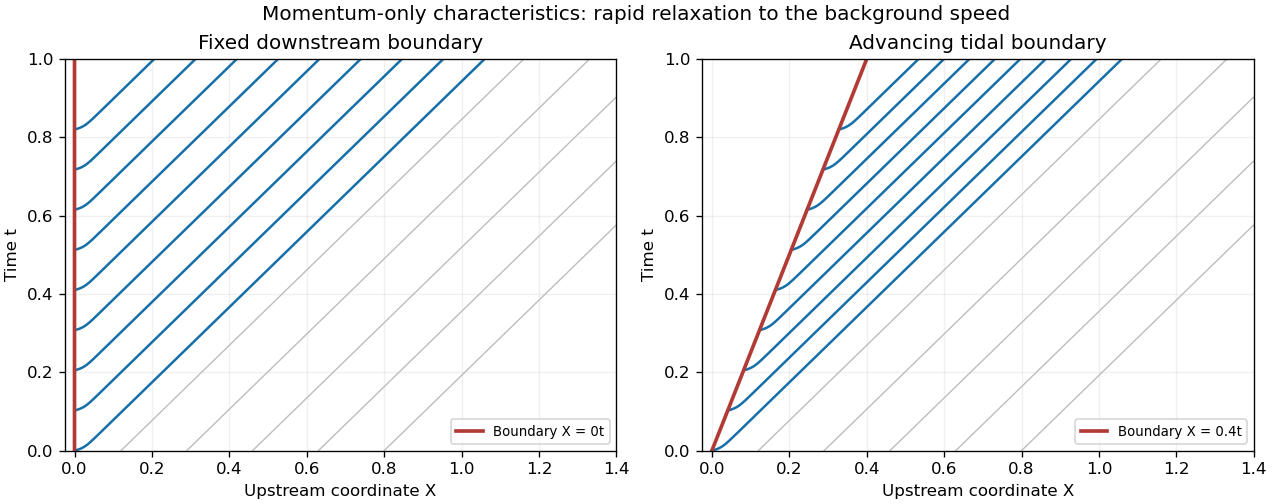

Recreate this plot in Python.
"""Original scalar momentum-model characteristics; writes PNG to cwd."""
from pathlib import Path
import numpy as np
import matplotlib
matplotlib.use('Agg')
import matplotlib.pyplot as plt

def main():
    froude, epsilon, boundary_u, tidal_speed = 0.7, 0.04, 0.65, 0.4
    age = np.linspace(0, 1, 10001)
    dt = age[1] - age[0]
    u = np.empty_like(age)
    u[0] = boundary_u
    def rhs(value):
        return (1 - value**3) / (epsilon * froude**2)
    for j in range(len(age)-1):
        k1 = rhs(u[j]); k2 = rhs(u[j]+dt*k1/2)
        k3 = rhs(u[j]+dt*k2/2); k4 = rhs(u[j]+dt*k3)
        u[j+1] = u[j] + dt*(k1+2*k2+2*k3+k4)/6
    speed = 1/(froude**2*u**2)-u
    displacement = np.r_[0, np.cumsum((speed[:-1]+speed[1:])*dt/2)]
    background = 1/froude**2-1
    fig, axes = plt.subplots(1, 2, figsize=(10.6, 4.2), layout='constrained')
    for ax, v, title in zip(axes, [0, tidal_speed], ['Fixed downstream boundary', 'Advancing tidal boundary']):
        for start in np.linspace(0, 0.82, 9):
            mask = age+start <= 1
            ax.plot(v*start+displacement[mask], age[mask]+start, color='#176fa8', lw=1.5)
        for x0 in np.linspace(0.12, 0.8, 5):
            ax.plot(x0+background*age, age, color='#bbb', lw=0.8)
        ax.plot(v*age, age, color='#b23a35', lw=2.2, label=f'Boundary X = {v:g}t')
        ax.set(xlim=(-0.025, 1.4), ylim=(0, 1), xlabel='Upstream coordinate X', ylabel='Time t', title=title)
        ax.grid(alpha=.18);ax.legend(loc='lower right', fontsize=8)
    fig.suptitle('Momentum-only characteristics: rapid relaxation to the background speed')
    fig.savefig(Path.cwd()/(Path(__file__).stem+'.png'), dpi=120, facecolor='white')
    plt.close(fig)

if __name__ == '__main__':
    main()
